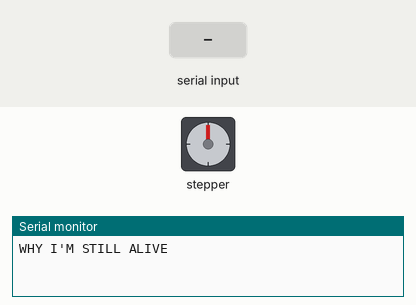
Simulated run of this sketch. Board: Arduino Uno, built with avr-gcc and run on an emulated ATmega328P. Shown: stepper motor, the last lines printed to the serial monitor. Inputs (shaded band) come from the test bench. Stepper angles assume 100 steps per turn.

Above: at 1.2 s.
1.3 s: "1" received over the second serial link
At 1.45 s:
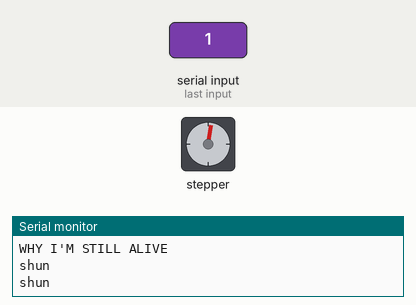
At 2.05 s:
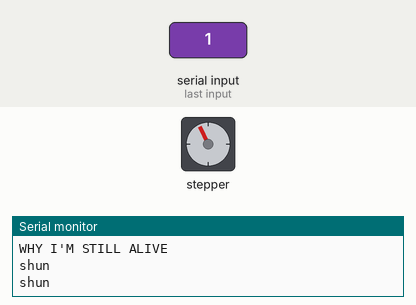
7.3 s: "2" received over the second serial link
At 9.13 s:
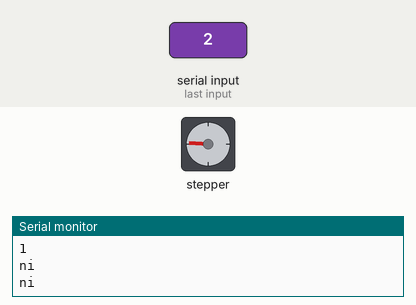
Timing chart, 0 to 16.3 s (numbered marks = the images above; inputs shaded):
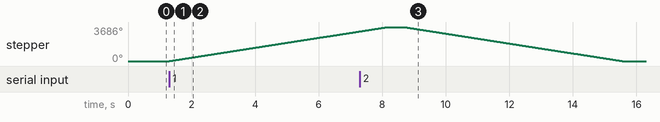

The sketch:

sketch_jun20b.ino
```cpp
#include <SoftwareSerial.h>
#include <Stepper.h>
#define STEPS 100
Stepper stepper(STEPS, 8, 10, 9, 11);//引脚要互换
SoftwareSerial BTSerial(2,3);

//设置步进电机的步数和引脚（就是注意点2里面说的驱动板上IN1～IN4连接的四个数字口）。

String comdata = "";

void setup() {
  // 设置电机的转速：每分钟为90步
  stepper.setSpeed(90);
  // 初始化串口，用于调试输出信息
  Serial.begin(9600);
  Serial.println("WHY I'M STILL ALIVE");
  BTSerial.begin(9600);
}
void loop() {
if(Serial.available()){
   BTSerial.write(Serial.read());
   //Serial.write(Serial.read());
  }
  if(BTSerial.available()){
      while (BTSerial.available() > 0)
    {
        comdata += char(BTSerial.read());
        delay(2);
    }
    if (comdata == "1")//1:start
    {
      Serial.println("shun");
        shun();
    }else if(comdata == "2")
    {
       Serial.println("ni");
       ni();
    }
    if (comdata.length() > 0)
    {
        Serial.println(comdata);
        comdata = "";
    }
    }
}

void shun()
{
    // 顺时针旋转一周
    Serial.println("shun");
   stepper.step(1024);  //4步模式下旋转一周用2048 步。
    delay(500);

}
void ni()
{
    // 逆时针旋转半周
    Serial.println("ni");
    stepper.step(-1024); //4步模式下旋转一周用2048 步。
    delay(500);
}
```

Measured:
- after the input at 1.3 s, stepper: keeps turning clockwise at about 538°/s, starting at once
